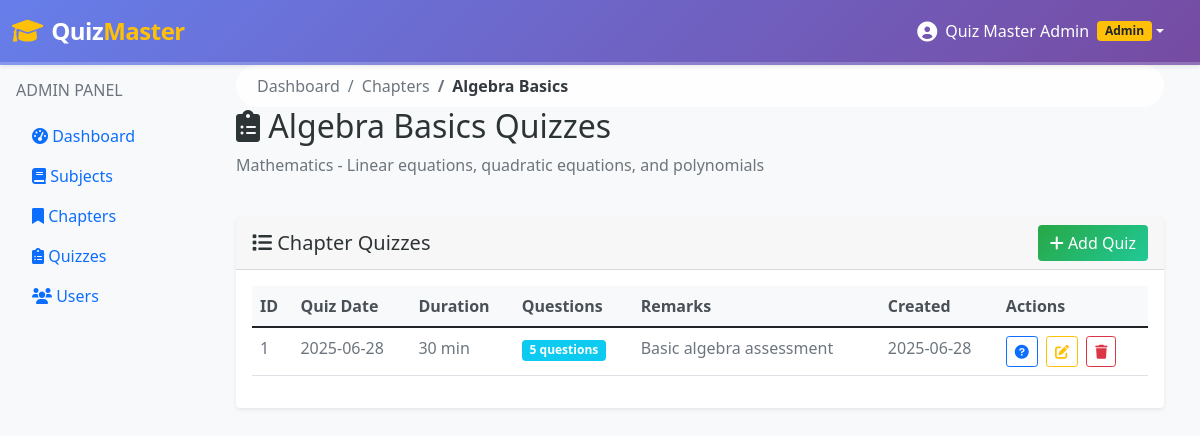
Page /admin/chapters/1/quizzes (signed in) on the committed database.
### models/chapter.py (models this page shows, shortened)
class Chapter(db.Model):
    id = db.Column(db.Integer, primary_key=True)
    name = db.Column(db.String(100), nullable=False)
    description = db.Column(db.Text)
    subject_id = db.Column(db.Integer, db.ForeignKey('subject.id'), nullable=False)
    created_at = db.Column(db.DateTime, default=datetime.utcnow)
    quizzes = db.relationship('Quiz', backref='chapter', lazy=True, cascade='all, delete-orphan')

### models/subject.py (models this page shows, shortened)
class Subject(db.Model):
    id = db.Column(db.Integer, primary_key=True)
    name = db.Column(db.String(100), nullable=False)
    description = db.Column(db.Text)
    created_at = db.Column(db.DateTime, default=datetime.utcnow)
    chapters = db.relationship('Chapter', backref='subject', lazy=True, cascade='all, delete-orphan')

### models/quiz.py (models this page shows, shortened)
class Quiz(db.Model):
    id = db.Column(db.Integer, primary_key=True)
    chapter_id = db.Column(db.Integer, db.ForeignKey('chapter.id'), nullable=False)
    date_of_quiz = db.Column(db.Date, nullable=False)
    time_duration = db.Column(db.Integer, nullable=False)  # Duration in minutes
    remarks = db.Column(db.Text)
    created_at = db.Column(db.DateTime, default=datetime.utcnow)
    questions = db.relationship('Question', backref='quiz', lazy=True, cascade='all, delete-orphan')
    scores = db.relationship('Score', backref='quiz', lazy=True, cascade='all, delete-orphan')

### controllers/admin.py (the view)
    def decorated_function(*args, **kwargs):
        if not is_logged_in() or not is_admin():
            flash('Access denied', 'error')
            return redirect(url_for('auth.login'))
        return f(*args, **kwargs)

### controllers/admin.py (called while the page is built)
def is_logged_in():
    return 'user_id' in session

def is_admin():
    return session.get('is_admin', False)

def admin_required(f):
    def decorated_function(*args, **kwargs):
        if not is_logged_in() or not is_admin():
            flash('Access denied', 'error')
            return redirect(url_for('auth.login'))
        return f(*args, **kwargs)
    decorated_function.__name__ = f.__name__
    return decorated_function

@admin_bp.route('/chapters/<int:chapter_id>/quizzes')
@admin_required
def chapter_quizzes(chapter_id):
    chapter = Chapter.query.get_or_404(chapter_id)
    quizzes = Quiz.query.filter_by(chapter_id=chapter_id).all()
    return render_template('admin/chapter_quizzes.html', chapter=chapter, quizzes=quizzes)

### templates/admin/chapter_quizzes.html (shortened to what this page needs)
{% extends "base.html" %}
{% block content %}
<div class="container-fluid">
    <div class="row mb-4">
        <div class="col-12">
            <nav aria-label="breadcrumb">
                <ol class="breadcrumb">
                    <li class="breadcrumb-item"><a href="{{ url_for('admin.dashboard') }}">Dashboard</a></li>
                    <li class="breadcrumb-item"><a href="{{ url_for('admin.chapters') }}">Chapters</a></li>
                    <li class="breadcrumb-item active">{{ chapter.name }}</li>
                </ol>
            </nav>
            <h2><i class="fas fa-clipboard-list"></i> {{ chapter.name }} Quizzes</h2>
            <p class="text-muted">{{ chapter.subject.name }} - {{ chapter.description or "Manage quizzes for this chapter" }}</p>
        </div>
    </div>
    <div class="row mb-4">
        <div class="col-12">
            <div class="card">
                <div class="card-header">
                    <div class="d-flex justify-content-between align-items-center">
                        <h5 class="mb-0"><i class="fas fa-list"></i> Chapter Quizzes</h5>
                        <a href="{{ url_for('admin.add_quiz') }}?chapter_id={{ chapter.id }}" class="btn btn-primary">
                            <i class="fas fa-plus"></i> Add Quiz
                        </a>
                    </div>
                </div>
                <div class="card-body">
                    {% if quizzes %}
                        <div class="table-responsive">
                            <table class="table table-hover">
                                <thead>
                                    <tr>
                                        <th>ID</th>
                                        <th>Quiz Date</th>
                                        <th>Duration</th>
                                        <th>Questions</th>
                                        <th>Remarks</th>
                                        <th>Created</th>
                                        <th>Actions</th>
                                    </tr>
                                </thead>
                                <tbody>
                                    {% for quiz in quizzes %}
                                        <tr>
                                            <td>{{ quiz.id }}</td>
                                            <td>{{ quiz.date_of_quiz.strftime('%Y-%m-%d') }}</td>
                                            <td>{{ quiz.time_duration }} min</td>
                                            <td>
                                                <span class="badge bg-info">
                                                    {{ quiz.questions|length }} questions
                                                </span>
                                            </td>
                                            <td>{{ quiz.remarks[:30] + '...' if quiz.remarks and quiz.remarks|length > 30 else quiz.remarks or 'No remarks' }}</td>
                                            <td>{{ quiz.created_at.strftime('%Y-%m-%d') }}</td>
                                            <td>
                                                <a href="{{ url_for('admin.quiz_questions', quiz_id=quiz.id) }}"
                                                   class="btn btn-outline-primary btn-sm me-1" title="View Questions">
                                                    <i class="fas fa-question-circle"></i>
                                                </a>
                                                <a href="{{ url_for('admin.edit_quiz', quiz_id=quiz.id) }}"
                                                   class="btn btn-outline-warning btn-sm me-1" title="Edit Quiz">
                                                    <i class="fas fa-edit"></i>
                                                </a>
                                                <form method="POST" action="{{ url_for('admin.delete_quiz', quiz_id=quiz.id) }}" style="display: inline;" onsubmit="return confirm('Are you sure you want to delete this quiz? This action cannot be undone.');">
                                                    <button type="submit" class="btn btn-outline-danger btn-sm" title="Delete Quiz">
                                                        <i class="fas fa-trash"></i>
                                                    </button>
                                                </form>
                                            </td>
                                        </tr>
                                    {% endfor %}
                                </tbody>
                            </table>
                        </div>
                    {% endif %}
                </div>
            </div>
        </div>
    </div>
</div>
{% endblock %}

### static/css/style.css (style rules this page uses)
body { background-color: #f8f9fa; }
.card { border: none; box-shadow: 0 0.125rem 0.25rem rgba(0, 0, 0, 0.075); transition: box-shadow 0.15s ease-in-out; position: relative; z-index: 1; }
.breadcrumb { background: rgba(255, 255, 255, 0.8); border-radius: 25px; padding: 8px 20px; margin-bottom: 0; backdrop-filter: blur(10px); border: 1px solid rgba(255, 255, 255, 0.2); }
.breadcrumb-item a { color: #6c757d; text-decoration: none; transition: color 0.3s ease; }
.breadcrumb-item.active { color: #343a40; font-weight: 600; }
* { transition: color 0.3s ease, background-color 0.3s ease, transform 0.3s ease, box-shadow 0.3s ease; }
h1, h2, h3, h4, h5, h6 { color: #2d3436 !important; }
.btn-primary { background: linear-gradient(135deg, #28a745 0%, #20c997 100%); border: none; color: white; }
.table th { background-color: #f8f9fa; color: #495057; font-weight: 600; }
.table td { color: #6c757d; }

### rows in the picture
Chapter: name "Algebra Basics", description "Linear equations, quadratic equations, and polynomials"
Subject: subject.name "Mathematics"
Quiz: id "1", date_of_quiz "2025-06-28", time_duration "30", questions|length "5", remarks "Basic algebra assessment", created_at "2025-06-28"

### other values in the picture
{{ session.full_name }} "Quiz Master Admin"
